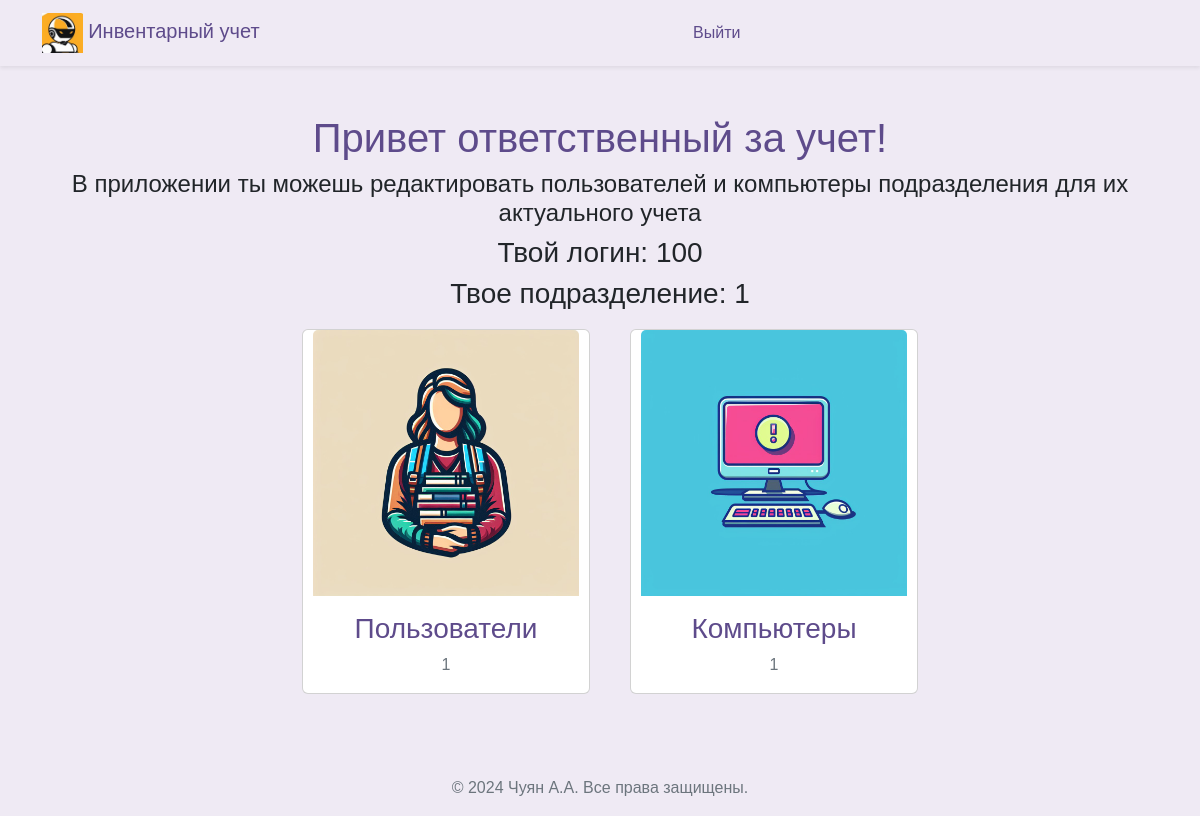
The page / (signed in) on the database as committed earlier.
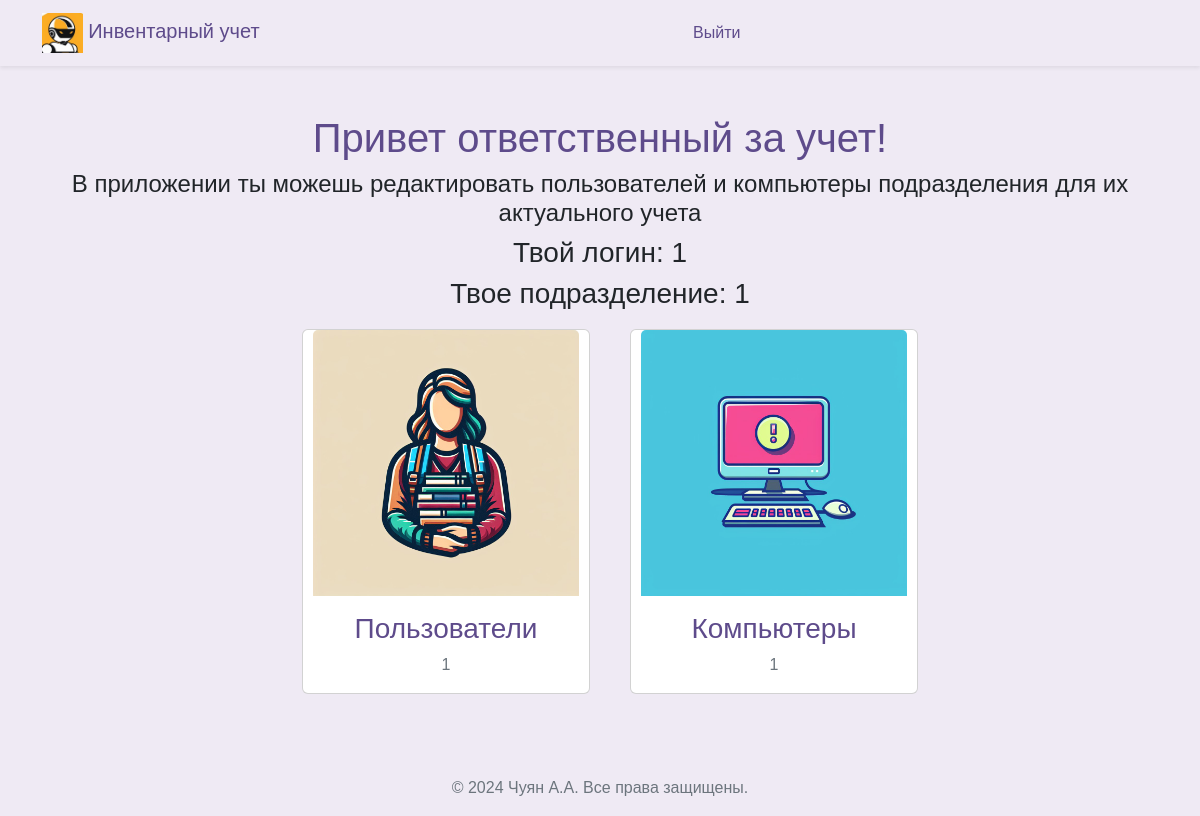
The same page on the database as committed later.
### src/database/models.py (models this page shows)
class Worker(Base):
    __tablename__ = "worker"
    id = Column(Integer, primary_key=True)
    role = Column(Enum(Role), default=Role.guest)
    fio = Column(String)
    name = Column(String, unique=True)
    password = Column(String)
    department = Column(String)
    position = Column(String)
    description = Column(String, default=None)
    conn_worker_arm = relationship(
        "Arm", back_populates="conn_arm_worker"
    )

### src/frontend/router.py (the view)
@router.get("/")
async def get_auth(
    request: Request,
    worker: Worker | None = Depends(get_correct_worker_frontend)
):
    if worker:
        log.debug(f"Debug --- get_correct_worker_frontend worker.name= {worker.name}")
        return templates.TemplateResponse("index.html", {"request": request, "worker": worker})
    else:
        return RedirectResponse(url="/auth", status_code=status.HTTP_301_MOVED_PERMANENTLY)

### src/frontend/template/index.html (shortened to what this page needs)
{% extends "base/base.html" %}
{% block content %}
<head>
</head>
{% if worker.role.value == 'user' %}
<li class="nav-item {% if request_path == '/prepod' %}active{% endif %}">
    <div class="row">
      <div class="col-12 text-center">
        <h1>Привет ответственный за учет!</h1>
        <h4>В приложении ты можешь редактировать пользователей и компьютеры подразделения для их актуального учета</h1>
        <h3>Твой логин: {{ worker.name }}</h5>
        <h3>Твое подразделение: {{ worker.department }}</h5>
      </div>
    </div>
    <div class="d-flex justify-content-center">
      <div class="d-flex flex-wrap justify-content-around">
        <a class="nav-link" href="/workers">
          <div class="card text-center" style="width: 18rem; margin: 10px;">
            <img src="../assets/img/workers.jpg" class="card-img-top" alt="...">
            <div class="card-body">
            <h3 class="card-title">Пользователи</h3>
            <p class="card-text">{{ worker.department }}</p>
        </div>
      </a>
      </div>
      <div class="d-flex flex-wrap justify-content-around">
        <a class="nav-link" href="/arms">
          <div class="card text-center" style="width: 18rem; margin: 10px;">
            <img src="../assets/img/arm.jpg" class="card-img-top" alt="...">
            <div class="card-body">
            <h3 class="card-title">Компьютеры</h3>
            <p class="card-text">{{ worker.department }}</p>
        </div>
      </a>
      </div>
    </div>
  </div>
{% endif %}
{% endblock %}

Rows that differ between the two databases and show on the page:
changed Worker: name "100" → "1"
